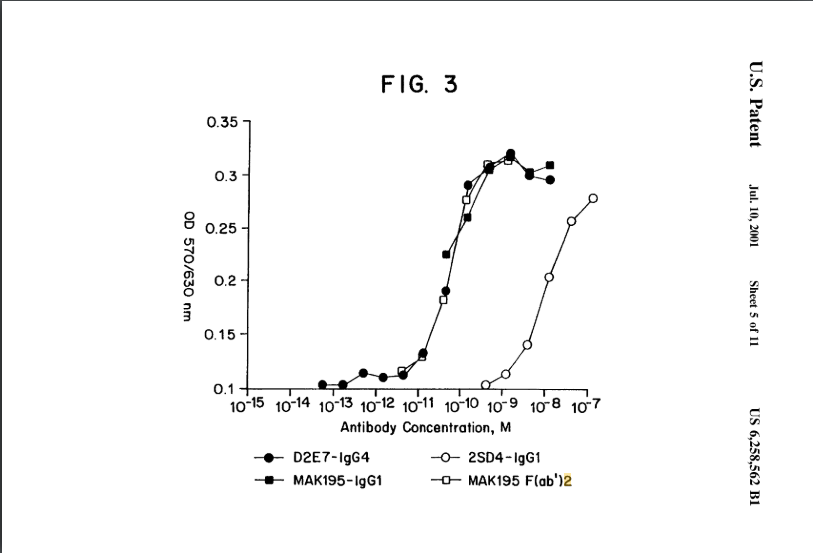
#> input picture src/Capture.PNG, 813 x 553 px; its folder holds only this picture in this run
$ python 3_segment_detection.py --image Capture.PNG   (older library calls are emulated)
#> lines starting #> are read from the running program, lines starting #| are printed output that depends on the picture; after the words box and inside, x2 and y2 are one past the last pixel; in counts of white or black regions, pixels touching at a corner belong together
#> in main, img_bgr is the input picture: shape (553, 813, 3); mean B, G, R 249, 249.1, 249
"""
segment_detector.py
===================
Self-contained line-segment detector for scientific charts.

ALGORITHM
---------
  Step 1. Binarise          — threshold to get foreground (black) pixels
  Step 2. Directional probe — for each fg pixel, probe in 24 directions;
                              compute linearity = max_run / perp_run
  Step 3. Segment mask      — keep pixels with linearity >= threshold
                              (rejects marker blobs)
  Step 4. Direction cluster — group segment pixels by direction + connectivity
  Step 5+6. Group→Fit→Extend (single non-iterative step):
              a. Compute PCA segment per cluster (raw fits)
              b. Union-find: group collinear raw segments
              c. Validate groups (anti-chain-drift): use longest member as
                 reference; reject members whose angle or perpendicular
                 distance drifts beyond tolerance
              d. For each validated group, collect ALL pixels → fit ONE PCA
              e. Extend each group-fitted segment along the foreground once
  Step 7. Deduplication     — remove sub-segments that are truly contained
                              within a longer same-line segment
                              (parallel segments are NEVER removed)

USAGE (command line)
--------------------
  # Detect segments in a single image and save visualisation:
  python segment_detector.py --image path/to/chart.png

  # Save results to a specific output directory:
  python segment_detector.py --image path/to/chart.png --out-dir ./results

  # Print detected segments as JSON to stdout (no visualisation):
  python segment_detector.py --image path/to/chart.png --json

  # Tune parameters:
  python segment_detector.py --image chart.png \\
      --binary-thresh 180 \\
      --probe-radius 12 \\
      --linearity-thresh 2.0 \\
      --perp-tol 2.0 \\
      --gap-tol 8.0 \\
      --angle-tol 8.0 \\
      --max-gap 4

PYTHON API
----------
  from segment_detector import detect, detect_debug

  # Simple: returns list of (x1, y1, x2, y2) tuples
  import cv2
  img = cv2.imread('chart.png')
  segments = detect(img)

  # Debug: returns dict with all intermediate results
  result = detect_debug(img)
  segments   = result['segments']       # final (x1,y1,x2,y2) list
  fg_mask    = result['fg_mask']        # Step 1 binary mask
  seg_mask   = result['seg_mask']       # Step 3 linearity mask
  clusters   = result['clusters']       # Step 4 pixel clusters
  segs_raw   = result['segments_raw']   # Step 5a raw PCA segments
  segs_group = result['segments_grouped'] # Step 5d group-fitted segments
"""
from __future__ import annotations
import argparse
import json
import math
import os
import sys
from collections import defaultdict

import cv2
import numpy as np


# ══════════════════════════════════════════════════════════════════════════════
#  PARAMETERS  (all overridable via detect() kwargs or CLI flags)
# ══════════════════════════════════════════════════════════════════════════════
BINARY_THRESH    = 180    # global threshold (0-255); pixels darker than this are fg
PROBE_RADIUS     = 12     # directional probe half-length in pixels
N_DIRECTIONS     = 24     # number of probe directions (evenly spaced over 180°)
LINEARITY_THRESH = 2.0    # min linearity score to classify pixel as segment
MIN_RUN          = 3      # min run length in best direction
DIR_BIN_TOLERANCE = 1     # direction bin tolerance for clustering (bins of 7.5°)
MIN_CLUSTER_PX   = 3      # min pixels per cluster
MIN_SEG_LEN      = 5.0    # min segment length (px)
MIN_ELONGATION   = 1.5    # min PCA eigenvalue ratio for a cluster to be a line

# Merge tolerances
MERGE_PERP_TOL   = 2.0    # max perpendicular distance to merge two segments (px)
MERGE_GAP_TOL    = 8.0    # max gap along line direction to merge (px)
MERGE_ANGLE_TOL  = 8.0    # max angle difference to merge (degrees)

# Extension
EXTEND_MAX_GAP   = 4      # max consecutive background pixels during extension

# Deduplication
DEDUP_DIST_TOL         = 2.0   # max perp distance to consider same-line duplicate (px)
DEDUP_ANGLE_TOL        = 12.0  # max angle difference for dedup
DEDUP_CONTAINMENT      = 0.85  # min fraction of B inside A to remove B
DEDUP_EXTENSION_RATIO  = 1.5   # A must be >= this × longer than B


# ══════════════════════════════════════════════════════════════════════════════
#  STEP 1: BINARISE
# ══════════════════════════════════════════════════════════════════════════════
def _binarise(img_bgr: np.ndarray, thresh: int = BINARY_THRESH) -> np.ndarray:
    """Return binary foreground mask (1 = dark/foreground, 0 = background)."""
#> called with thresh = 180
    gray = cv2.cvtColor(img_bgr, cv2.COLOR_BGR2GRAY)
    adaptive = cv2.adaptiveThreshold(
        gray, 255, cv2.ADAPTIVE_THRESH_GAUSSIAN_C,
        cv2.THRESH_BINARY_INV, blockSize=31, C=15)
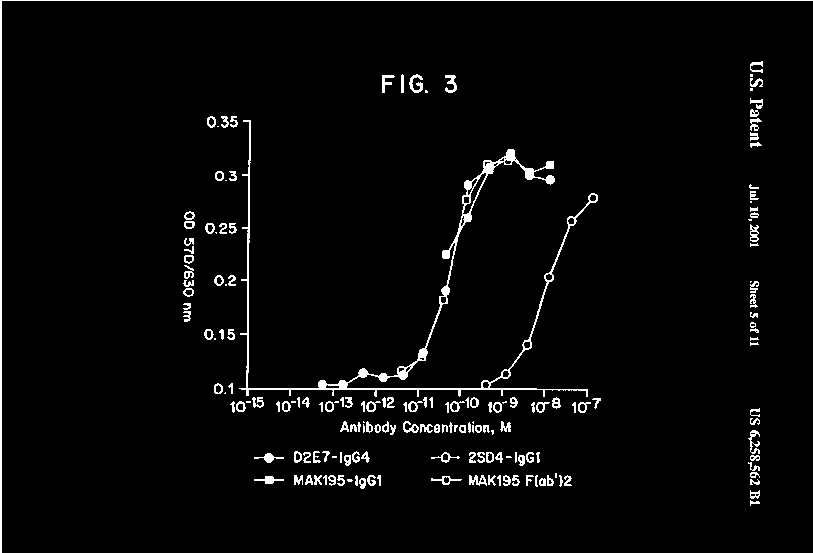
#> adaptive: shape (553, 813); 3% white in thin lines or dots
    _, global_bin = cv2.threshold(gray, thresh, 255, cv2.THRESH_BINARY_INV)
#> global_bin: shape (553, 813); 2.9% white in thin lines or dots
    combined = cv2.bitwise_or(adaptive, global_bin)
#> combined: shape (553, 813); 3% white in thin lines or dots
    return (combined > 0).astype(np.uint8)
#> returned value: shape (553, 813); values 0 (black) and 1 (white), 3% white in thin lines or dots


# ══════════════════════════════════════════════════════════════════════════════
#  STEP 2: DIRECTIONAL LINE PROBING
# ══════════════════════════════════════════════════════════════════════════════
def _make_line_kernels(n_dirs: int, radius: int) -> list[np.ndarray]:
    """Create (2*radius+1)×(2*radius+1) line kernels for each of n_dirs directions."""
    kernels = []
    size = 2 * radius + 1
    centre = radius
    for i in range(n_dirs):
        angle = math.pi * i / n_dirs
        kernel = np.zeros((size, size), dtype=np.float32)
        dx = math.cos(angle)
        dy = math.sin(angle)
        for t_sign in [1, -1]:
            for t in range(radius + 1):
                x = int(round(centre + t_sign * t * dx))
                y = int(round(centre + t_sign * t * dy))
                if 0 <= x < size and 0 <= y < size:
                    kernel[y, x] = 1.0
        kernels.append(kernel)
    return kernels


def _directional_runs(fg_mask: np.ndarray, n_dirs: int, radius: int):
    """
    For each foreground pixel, compute the number of foreground pixels within
    radius steps in each of n_dirs directions.

    Returns:
      max_run      (H, W) — maximum run count across all directions
      best_dir_idx (H, W) — direction index with the maximum run
      all_runs     (H, W, n_dirs) — run count per direction
    """
#> called with n_dirs = 24, radius = 12
    fg = fg_mask.astype(np.float32)
    kernels = _make_line_kernels(n_dirs, radius)
    H, W = fg.shape
    all_runs = np.zeros((H, W, n_dirs), dtype=np.float32)
    for i, kernel in enumerate(kernels):
        all_runs[:, :, i] = cv2.filter2D(
            fg, cv2.CV_32F, kernel, borderType=cv2.BORDER_CONSTANT)
    max_run = all_runs.max(axis=2)
    best_dir_idx = all_runs.argmax(axis=2)
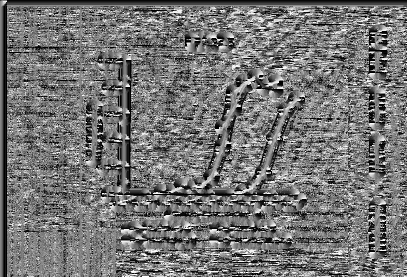
#> best_dir_idx: shape (553, 813) int64 (shown at 1/2 size); min 0, max 23, mean 10.5; drawn with min black and max white
    return max_run, best_dir_idx, all_runs


# ══════════════════════════════════════════════════════════════════════════════
#  STEP 3: CLASSIFY PIXELS → SEGMENT MASK
# ══════════════════════════════════════════════════════════════════════════════
def _classify_pixels(fg_mask, max_run, best_dir_idx, all_runs,
                     linearity_thresh, min_run, n_dirs) -> tuple[np.ndarray, np.ndarray]:
    """
    A foreground pixel is a 'segment pixel' if:
      linearity = max_run / (perp_run + 1) >= linearity_thresh
      AND max_run >= min_run

    perp_run = run count in the direction perpendicular to best_dir.
    High linearity → pixel lies on a thin line.
    Low linearity  → pixel is part of a blob (marker).
    """
#> called with all_runs = array of shape (553, 813, 24), linearity_thresh = 2, min_run = 3, n_dirs = 24
    H, W = fg_mask.shape
    perp_idx = (best_dir_idx + n_dirs // 2) % n_dirs
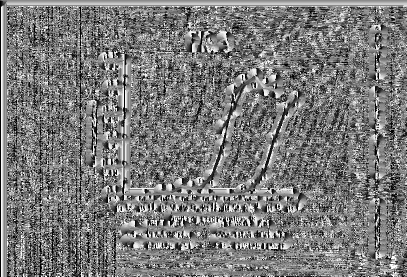
#> perp_idx: shape (553, 813) int64 (shown at 1/2 size); min 0, max 23, mean 11; drawn with min black and max white
    rows = np.arange(H)[:, None].repeat(W, axis=1)
    cols = np.arange(W)[None, :].repeat(H, axis=0)
    perp_run = all_runs[rows, cols, perp_idx]
    linearity = max_run / (perp_run + 1.0)
    seg_mask = ((fg_mask > 0) &
                (max_run >= min_run) &
                (linearity >= linearity_thresh)).astype(np.uint8)
#> seg_mask: shape (553, 813); values 0 (black) and 1 (white), 1.7% white in thin lines or dots
    return seg_mask, linearity


# ══════════════════════════════════════════════════════════════════════════════
#  STEP 4: DIRECTION-BASED CLUSTERING
# ══════════════════════════════════════════════════════════════════════════════
def _cluster_by_direction(seg_mask, best_dir_idx, n_dirs,
                          dir_bin_tol, min_cluster_px):
    """
    Group segment pixels into clusters based on direction similarity and
    spatial connectivity (8-connectivity).

    For each direction bin d, create a mask of pixels whose best_dir is within
    dir_bin_tol bins of d, then find connected components.

    Returns:
      clusters      — list of (N, 2) arrays of (y, x) pixel coordinates
      cluster_labels — (H, W) label image
    """
#> called with n_dirs = 24, dir_bin_tol = 1, min_cluster_px = 3
    H, W = seg_mask.shape
    cluster_labels = np.zeros((H, W), dtype=np.int32)
    clusters = []
    next_label = 1
    assigned = np.zeros((H, W), dtype=bool)

    for d in range(n_dirs):
        dir_mask = np.zeros((H, W), dtype=np.uint8)
        for offset in range(-dir_bin_tol, dir_bin_tol + 1):
            target_dir = (d + offset) % n_dirs
            dir_mask |= (best_dir_idx == target_dir).astype(np.uint8)

        combined = (seg_mask > 0) & (dir_mask > 0) & (~assigned)
        if combined.sum() == 0:
            continue

        n_labels, labels = cv2.connectedComponents(
            combined.astype(np.uint8), connectivity=8)

        for label_id in range(1, n_labels):
            component_mask = (labels == label_id)
            if component_mask.sum() < min_cluster_px:
                continue
            ys, xs = np.where(component_mask)
            clusters.append(np.column_stack([ys, xs]))
            cluster_labels[component_mask] = next_label
            assigned[component_mask] = True
            next_label += 1
#> this loop made 24 passes
#> n_labels on passes 1 to 8: 324, 219, 160, 101, 87, 45, 76, 41
#> pass 1, in _cluster_by_direction, `combined = (seg_mask > 0) & (dir_mask > 0) & (~assigned)`:
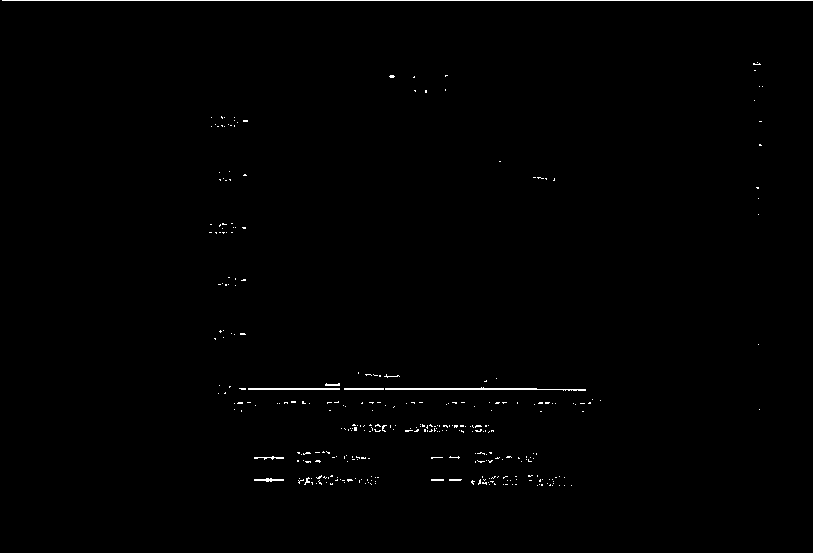
#> combined: shape (553, 813) bool; 0.61% white in thin lines or dots, all inside (x1, y1, x2, y2) = (2, 0, 813, 486)
#> after the loop:
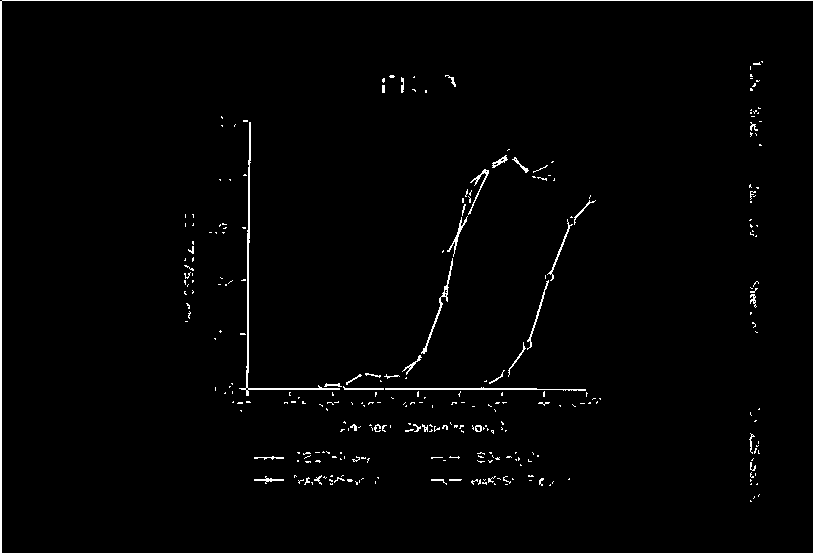
#> assigned: shape (553, 813) bool; 1.5% white in thin lines or dots
#> after the loop:
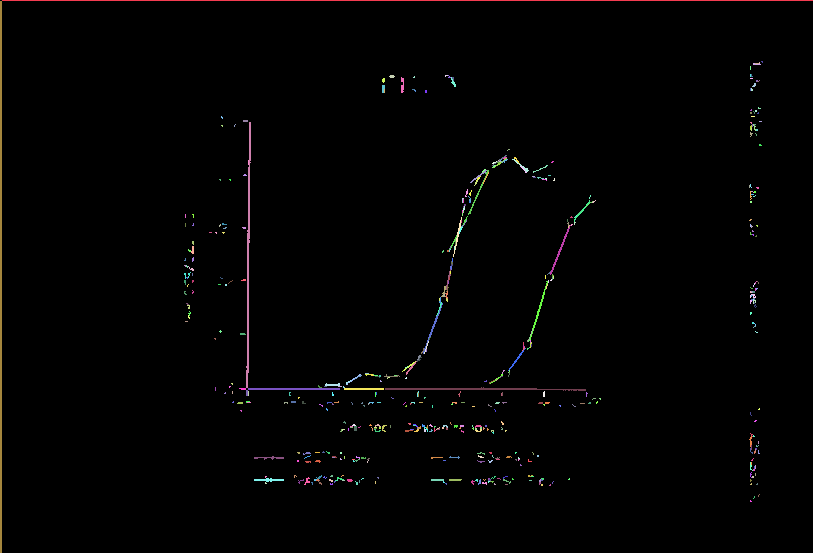
#> cluster_labels: shape (553, 813) int32; 527 distinct labels, from 0 to 526; one colour per label, 0 black
#> after the loop:
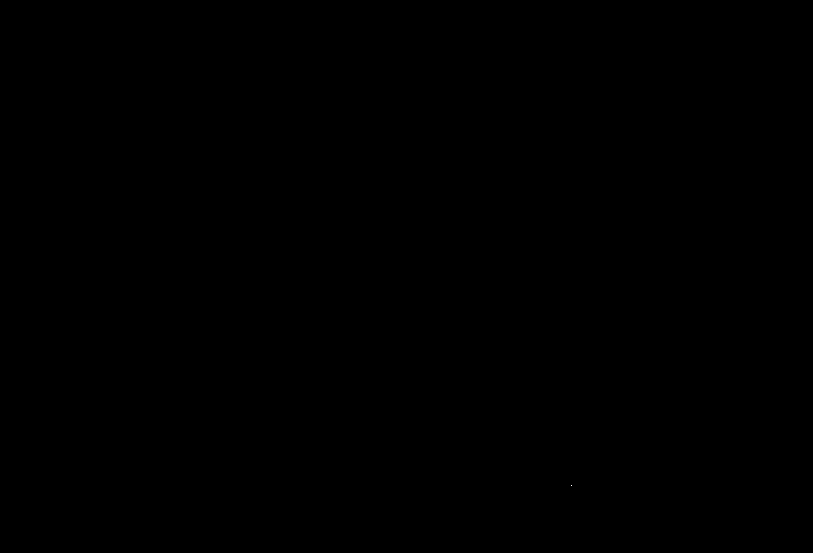
#> component_mask: shape (553, 813) bool; 0% white in thin lines or dots, all inside (x1, y1, x2, y2) = (571, 485, 572, 486)
#> after the loop, clusters = 526 items; next_label = 527
#> (the rest of the program and of its run is left out)
